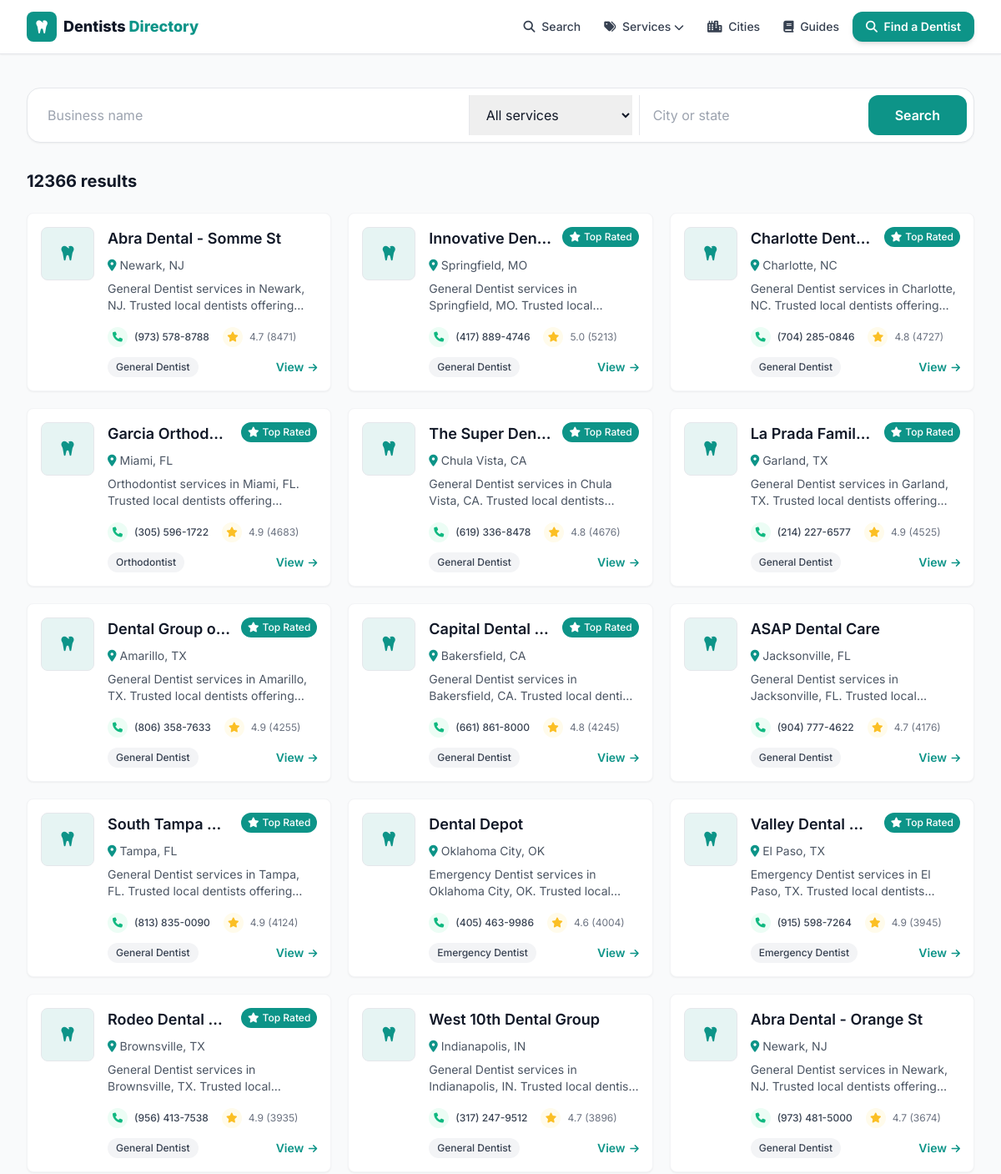
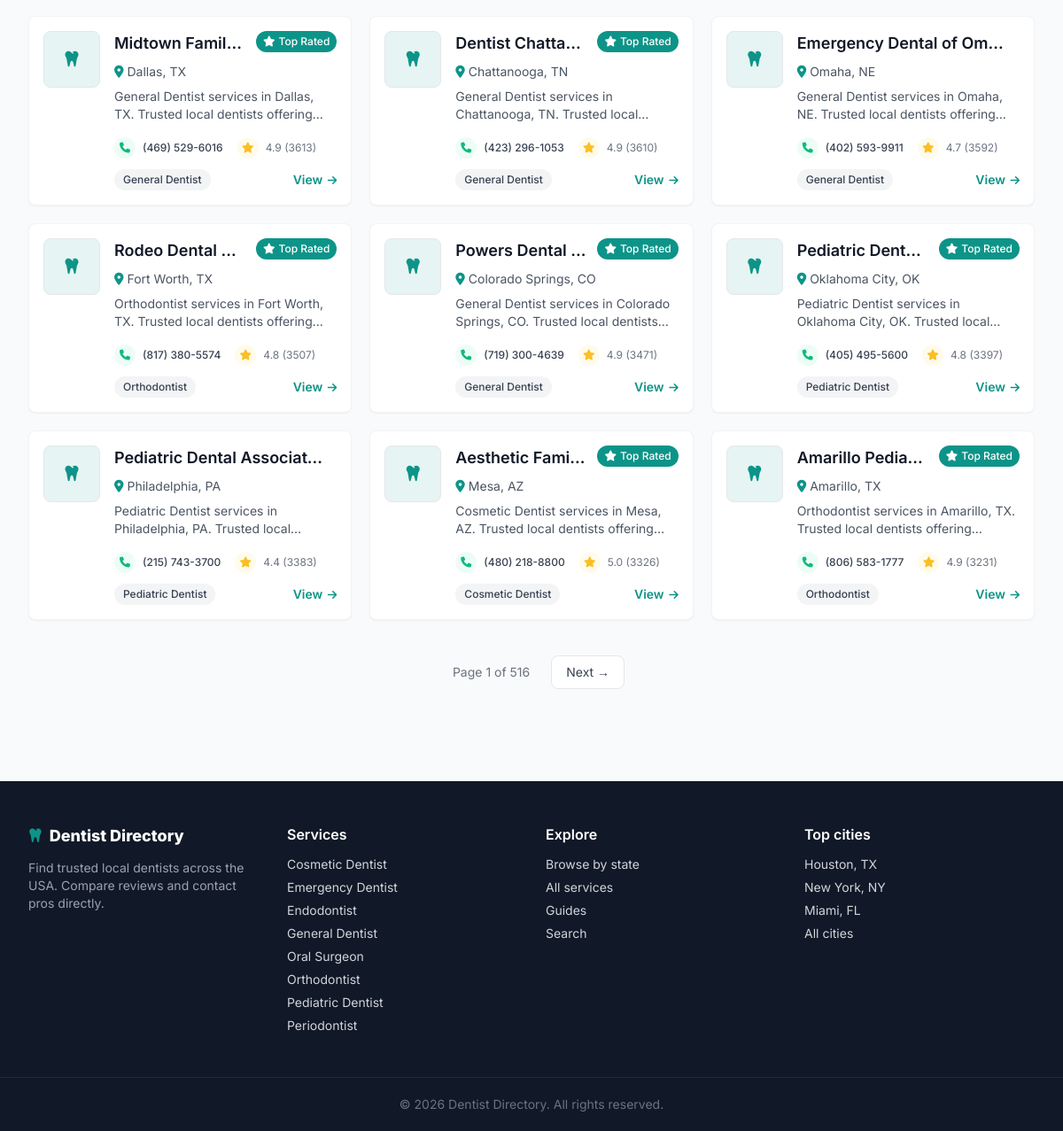
Screenshot of /search with the database file from the repository (2 pictures, top to bottom).
### tables this page shows
CREATE TABLE listings (
    id          INTEGER PRIMARY KEY AUTOINCREMENT,
    name        TEXT NOT NULL,
    slug        TEXT UNIQUE NOT NULL,
    category    TEXT,
    city        TEXT,
    state       TEXT,
    address     TEXT,
    phone       TEXT,
    website     TEXT,
    lat         REAL,
    lng         REAL,
    rating      REAL,
    reviews     INTEGER,
    hours       TEXT,           -- JSON blob
    maps_url    TEXT,
    cid         TEXT,           -- google place CID, used for dedup
    scraped_at  TEXT DEFAULT (datetime('now'))
);

### web/app.py (the view)
@app.route("/search")
def search():
    from urllib.parse import urlencode
    q = (request.args.get("q") or "").strip()
    cat = (request.args.get("category") or "").strip()
    loc = (request.args.get("city") or "").strip()
    where = "WHERE 1=1"
    args = []
    if q:
        where += " AND (name LIKE ? OR city LIKE ?)"
        args += [f"%{q}%", f"%{q}%"]
    if cat:
        where += " AND category = ?"
        args.append(cat)
    if loc:
        where += " AND (city LIKE ? OR state LIKE ?)"
        args += [f"%{loc}%", f"%{loc}%"]
    d = get_db()
    total = d.execute(f"SELECT COUNT(*) FROM listings {where}", args).fetchone()[0]
    page = _page()
    rows = d.execute(
        f"SELECT * FROM listings {where} ORDER BY reviews DESC LIMIT ? OFFSET ?",
        args + [PER_PAGE, (page - 1) * PER_PAGE]).fetchall()
    qs = urlencode({k: v for k, v in
                    (("q", q), ("category", cat), ("city", loc)) if v})
    base_url = "/search?" + qs if qs else "/search"
    return render_template("search.html", rows=rows, q=q, cat=cat, loc=loc,
                           total=total, pg=_pageinfo(page, total),
                           base_url=base_url)

### scraper/db.py (called while the page is built)
def slugify(value: str) -> str:
    value = unicodedata.normalize("NFKD", value).encode("ascii", "ignore").decode()
    value = re.sub(r"[^\w\s-]", "", value).strip().lower()
    return re.sub(r"[-\s]+", "-", value)

### web/app.py (called while the page is built)
def get_db():
    if "db" not in g:
        uri = f"file:{dbmod.DB_PATH.as_posix()}?mode=ro&immutable=1"
        g.db = sqlite3.connect(uri, uri=True)
        g.db.row_factory = sqlite3.Row
    return g.db

def slugify(s):
    return dbmod.slugify(s or "")

@app.context_processor
def inject_globals():
    cats = [r["category"] for r in get_db().execute(
        "SELECT DISTINCT category FROM listings WHERE category IS NOT NULL "
        "ORDER BY category")]
    return {
        "SITE_NAME": app.config["SITE_NAME"],
        "ALL_CATEGORIES": cats,
        "CATEGORY_ICONS": CATEGORY_ICONS,
        "ADSENSE_CLIENT": app.config["ADSENSE_CLIENT"],
        "GA_ID": app.config["GA_ID"],
        "DOMAIN": app.config["DOMAIN"],
        "GSC_VERIFICATION": app.config["GSC_VERIFICATION"],
        "STATE_NAMES": STATE_NAMES,
        "cat_slug": slugify,
    }

def _page():
    try:
        return max(1, int(request.args.get("page", 1)))
    except ValueError:
        return 1

def _pageinfo(page, total):
    pages = max(1, (total + PER_PAGE - 1) // PER_PAGE)
    return {"page": page, "pages": pages,
            "has_prev": page > 1, "has_next": page < pages}

### web/templates/search.html (shortened to what this page needs)
{% extends "base.html" %}
{% from "_macros.html" import card, pager %}
{% block content %}
<div class="max-w-7xl mx-auto px-4 sm:px-6 lg:px-8 py-10">
  <form action="/search" method="get" class="bg-white rounded-2xl shadow-sm border p-2 flex flex-col sm:flex-row gap-2 mb-8">
    <input name="q" value="{{ q }}" placeholder="Business name" class="flex-1 px-4 py-3 outline-none">
    <select name="category" class="px-4 py-3 outline-none border-t sm:border-t-0 sm:border-l">
      <option value="">All services</option>
    </select>
    <input name="city" value="{{ loc }}" placeholder="City or state" class="px-4 py-3 outline-none border-t sm:border-t-0 sm:border-l">
    <button class="bg-primary hover:bg-primaryDark text-white font-semibold px-8 py-3 rounded-xl">Search</button>
  </form>
  <h1 class="text-xl font-bold mb-6">{{ total }} result{{ '' if total==1 else 's' }}</h1>
  {% if rows %}
  <div class="grid sm:grid-cols-2 lg:grid-cols-3 gap-5">{% for l in rows %}{{ card(l) }}{% endfor %}</div>
  {{ pager(pg, base_url) }}
  {% else %}
  <div class="text-center py-20 text-gray-500"><i class="fas fa-magnifying-glass text-4xl mb-4 text-gray-300"></i><p>No matches. Try a broader search.</p></div>
  {% endif %}
</div>
{% endblock %}

### web/templates/_macros.html (shortened to what this page needs)
{% macro pager(pg, base_url) %}
{% set sep = '&' if '?' in base_url else '?' %}
{% if pg.pages > 1 %}
<nav class="flex items-center justify-center gap-2 mt-10" aria-label="Pagination">
  <span class="px-4 py-2 text-sm text-gray-500">Page {{ pg.page }} of {{ pg.pages }}</span>
  {% if pg.has_next %}<a href="{{ base_url }}{{ sep }}page={{ pg.page+1 }}" class="px-4 py-2 rounded-lg border bg-white text-gray-700 hover:border-primary hover:text-primary text-sm">Next &rarr;</a>{% endif %}
</nav>
{% endif %}
{% endmacro %}
{% macro card(l) %}
<div class="bg-white rounded-lg shadow-sm hover:shadow-md transition-all duration-200 overflow-hidden border border-gray-100">
  <div class="p-4">
    <div class="flex items-start space-x-4">
      <div class="flex-shrink-0">
      </div>
      <div class="flex-1 min-w-0">
        <div class="flex items-start mb-2">
          <h3 class="text-lg font-heading font-semibold text-gray-900 flex-1 min-w-0 mr-3">
            <a href="/listing/{{ l.slug }}" class="hover:text-primary block truncate">{{ l.name }}</a>
          </h3>
          {% if l.rating and l.rating >= 4.8 %}
          <span class="bg-primary text-white px-2 py-1 rounded-full text-xs font-medium flex-shrink-0">
            <i class="fas fa-star mr-1"></i><span class="hidden sm:inline">Top Rated</span></span>
          {% endif %}
        </div>
        <p class="text-sm text-gray-600 flex items-center mb-2">
          <i class="fas fa-map-marker-alt mr-1 text-primary"></i>
          <a href="/{{ l.state|lower }}/{{ l.city|slugify }}" class="hover:text-primary hover:underline">{{ l.city }}, {{ l.state }}</a>
        </p>
        <p class="text-gray-600 text-sm mb-4 line-clamp-2">
          {{ l.category or 'Dentists' }} services in {{ l.city }}, {{ l.state }}. Trusted local dentists offering inspections, treatment and prevention. Call for service and fast response.
        </p>
        <div class="flex items-center justify-between text-xs mb-3">
          <div class="flex items-center space-x-4">
            {% if l.phone %}
            <a href="tel:{{ l.phone|trim }}" class="flex items-center group transition-all duration-200 hover:text-emerald-600">
              <div class="w-6 h-6 rounded-full bg-emerald-50 flex items-center justify-center mr-2 group-hover:bg-emerald-100">
                <i class="fas fa-phone text-xs text-emerald-500"></i></div>
              <span class="hidden sm:inline text-gray-700 group-hover:text-emerald-600 font-medium">{{ l.phone|trim }}</span>
            </a>
            {% endif %}
            {% if l.reviews %}
            <div class="flex items-center text-gray-500">
              <div class="w-6 h-6 rounded-full bg-amber-50 flex items-center justify-center mr-2"><i class="fas fa-star text-xs text-amber-400"></i></div>
              <span>{{ "%.1f"|format(l.rating) }} ({{ l.reviews }})</span>
            </div>
            {% endif %}
          </div>
        </div>
        <div class="flex items-center justify-between">
          {% if l.category %}<span class="bg-gray-100 text-gray-700 px-2.5 py-1 rounded-full text-xs font-medium">{{ l.category }}</span>{% else %}<span></span>{% endif %}
          <a href="/listing/{{ l.slug }}" class="text-primary font-semibold text-sm hover:underline">View <i class="fas fa-arrow-right text-xs ml-0.5"></i></a>
        </div>
      </div>
    </div>
  </div>
</div>
{% endmacro %}

### web/templates/base.html (style rules this page uses)
body { font-family:'Inter',sans-serif }

### rows the page displays
listings: name "Charlotte Dent…", shows "Top Rated", city "Charlotte", state "NC", category "General Dentist", phone "(704) 285-0846", rating "4.8", reviews "4727"
listings: name "La Prada Famil…", shows "Top Rated", city "Garland", state "TX", category "General Dentist", phone "(214) 227-6577", rating "4.9", reviews "4525", name "Dental Group o…", city "Amarillo", phone "(806) 358-7633", reviews "4255", name "Rodeo Dental…", city "Brownsville", phone "(956) 413-7538", reviews "3935", name "Midtown Famil…", city "Dallas", phone "(469) 529-6016", reviews "3613"
listings: name "ASAP Dental Care", city "Jacksonville", state "FL", category "General Dentist", phone "(904) 777-4622", rating "4.7", reviews "4176"
listings: name "Dental Depot", city "Oklahoma City", state "OK", category "Emergency Dentist", phone "(405) 463-9986", rating "4.6", reviews "4004"
listings: name "Valley Dental…", shows "Top Rated", city "El Paso", state "TX", category "Emergency Dentist", phone "(915) 598-7264", rating "4.9", reviews "3945"
listings: name "West 10th Dental Group", city "Indianapolis", state "IN", category "General Dentist", phone "(317) 247-9512", rating "4.7", reviews "3896"
listings: name "Rodeo Dental…", shows "Top Rated", city "Fort Worth", state "TX", category "Orthodontist", phone "(817) 380-5574", rating "4.8", reviews "3507"
listings: name "Powers Dental…", shows "Top Rated", city "Colorado Springs", state "CO", category "General Dentist", phone "(719) 300-4639", rating "4.9", reviews "3471"
listings: name "Pediatric Dent…", shows "Top Rated", city "Oklahoma City", state "OK", category "Pediatric Dentist", phone "(405) 495-5600", rating "4.8", reviews "3397"
listings: name "Pediatric Dental Associat…", city "Philadelphia", state "PA", category "Pediatric Dentist", phone "(215) 743-3700", rating "4.4", reviews "3383"
listings: name "Aesthetic Fami…", shows "Top Rated", city "Mesa", state "AZ", category "Cosmetic Dentist", phone "(480) 218-8800", rating "5.0", reviews "3326"

### other values shown
{{ total }} "12366"
{{ '' if total==1 else 's' }} "s"
{{ l.name }} "Abra Dental - Somme St" "Innovative Den…" "Garcia Orthod…" "The Super Den…" "Capital Dental…" "South Tampa…" "Abra Dental - Orange St" "Dentist Chatta…" "Emergency Dental of Om…" "Amarillo Pedia…"
{{ l.city }} "Newark" "Springfield" "Miami" "Chula Vista" "Bakersfield" "Tampa" "Newark" "Chattanooga" "Omaha" "Amarillo"
{{ l.state }} "NJ" "MO" "FL" "CA" "CA" "FL" "NJ" "TN" "NE" "TX"
{{ l.category or 'Dentists' }} "General Dentist" "General Dentist" "Orthodontist" "General Dentist" "General Dentist" "General Dentist" "General Dentist" "General Dentist" "General Dentist" "Orthodontist"
{{ l.phone|trim }} "(973) 578-8788" "(417) 889-4746" "(305) 596-1722" "(619) 336-8478" "(661) 861-8000" "(813) 835-0090" "(973) 481-5000" "(423) 296-1053" "(402) 593-9911" "(806) 583-1777"
{{ "%.1f"|format(l.rating) }} "4.7" "5.0" "4.9" "4.8" "4.8" "4.9" "4.7" "4.9" "4.7" "4.9"
{{ l.reviews }} "8471" "5213" "4683" "4676" "4245" "4124" "3674" "3610" "3592" "3231"
{{ l.category }} "General Dentist" "General Dentist" "Orthodontist" "General Dentist" "General Dentist" "General Dentist" "General Dentist" "General Dentist" "General Dentist" "Orthodontist"
{{ pg.page }} "1"
{{ pg.pages }} "516"
{{ c }} "Cosmetic Dentist" "Emergency Dentist" "Endodontist" "General Dentist" "Oral Surgeon" "Orthodontist" "Pediatric Dentist" "Periodontist"
{{ 2026 }} "2026"
